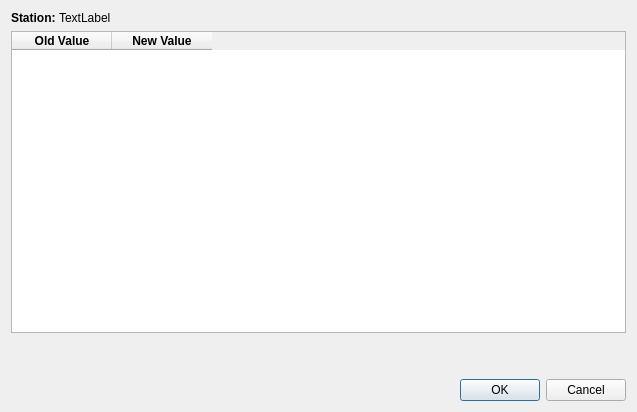
<?xml version="1.0" encoding="UTF-8"?>
<ui version="4.0">
 <class>StationEditDialog</class>
 <widget class="QDialog" name="StationEditDialog">
  <property name="geometry">
   <rect>
    <x>0</x>
    <y>0</y>
    <width>637</width>
    <height>412</height>
   </rect>
  </property>
  <property name="windowTitle">
   <string>Dialog</string>
  </property>
  <layout class="QVBoxLayout" name="verticalLayout" stretch="0,1,0,0">
   <item>
    <layout class="QFormLayout" name="formLayout">
     <property name="horizontalSpacing">
      <number>0</number>
     </property>
     <property name="verticalSpacing">
      <number>0</number>
     </property>
     <item row="0" column="0">
      <widget class="QLabel" name="station_label">
       <property name="font">
        <font>
         <weight>75</weight>
         <bold>true</bold>
        </font>
       </property>
       <property name="text">
        <string>Station: </string>
       </property>
      </widget>
     </item>
     <item row="0" column="1">
      <widget class="QLabel" name="station_name_label">
       <property name="text">
        <string>TextLabel</string>
       </property>
      </widget>
     </item>
    </layout>
   </item>
   <item>
    <widget class="QTableWidget" name="station_tableWidget">
     <property name="alternatingRowColors">
      <bool>true</bool>
     </property>
     <attribute name="horizontalHeaderCascadingSectionResizes">
      <bool>false</bool>
     </attribute>
     <attribute name="horizontalHeaderDefaultSectionSize">
      <number>100</number>
     </attribute>
     <attribute name="horizontalHeaderStretchLastSection">
      <bool>false</bool>
     </attribute>
     <attribute name="verticalHeaderCascadingSectionResizes">
      <bool>false</bool>
     </attribute>
     <attribute name="verticalHeaderStretchLastSection">
      <bool>false</bool>
     </attribute>
     <column>
      <property name="text">
       <string>Old Value</string>
      </property>
      <property name="font">
       <font>
        <weight>75</weight>
        <bold>true</bold>
       </font>
      </property>
     </column>
     <column>
      <property name="text">
       <string>New Value</string>
      </property>
      <property name="font">
       <font>
        <weight>75</weight>
        <bold>true</bold>
       </font>
      </property>
     </column>
    </widget>
   </item>
   <item>
    <spacer name="verticalSpacer">
     <property name="orientation">
      <enum>Qt::Vertical</enum>
     </property>
     <property name="sizeType">
      <enum>QSizePolicy::Preferred</enum>
     </property>
     <property name="sizeHint" stdset="0">
      <size>
       <width>20</width>
       <height>40</height>
      </size>
     </property>
    </spacer>
   </item>
   <item>
    <widget class="QDialogButtonBox" name="buttonBox">
     <property name="orientation">
      <enum>Qt::Horizontal</enum>
     </property>
     <property name="standardButtons">
      <set>QDialogButtonBox::Cancel|QDialogButtonBox::Ok</set>
     </property>
    </widget>
   </item>
  </layout>
 </widget>
 <resources/>
 <connections>
  <connection>
   <sender>buttonBox</sender>
   <signal>accepted()</signal>
   <receiver>StationEditDialog</receiver>
   <slot>accept()</slot>
   <hints>
    <hint type="sourcelabel">
     <x>248</x>
     <y>254</y>
    </hint>
    <hint type="destinationlabel">
     <x>157</x>
     <y>274</y>
    </hint>
   </hints>
  </connection>
  <connection>
   <sender>buttonBox</sender>
   <signal>rejected()</signal>
   <receiver>StationEditDialog</receiver>
   <slot>reject()</slot>
   <hints>
    <hint type="sourcelabel">
     <x>316</x>
     <y>260</y>
    </hint>
    <hint type="destinationlabel">
     <x>286</x>
     <y>274</y>
    </hint>
   </hints>
  </connection>
 </connections>
</ui>
